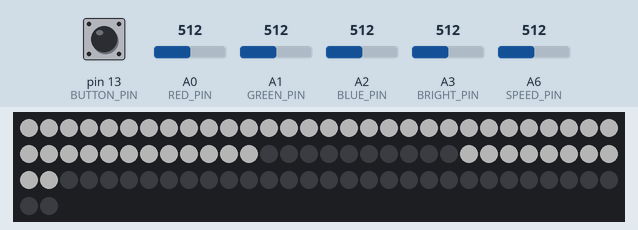
Bench run of a sketch on a simulated Arduino Nano, built with avr-gcc and run on an emulated ATmega328P. Parts: 92 RGB LEDs in strip order, left to right, continuing on the next row. Inputs (shaded band) come from the test bench; at power-on: A0 (RED_PIN) = 512, A1 (GREEN_PIN) = 512, A2 (BLUE_PIN) = 512, pin 13 (BUTTON_PIN) HIGH, A6 (SPEED_PIN) = 512, A3 (BRIGHT_PIN) = 512. Dim RGB values are drawn brighter than linear; random numbers use the default seed unless the sketch sets one; EEPROM starts erased.

Above: at 1.2 s.
1.3 s: A0 (RED_PIN) set to 716
At 2.1 s:
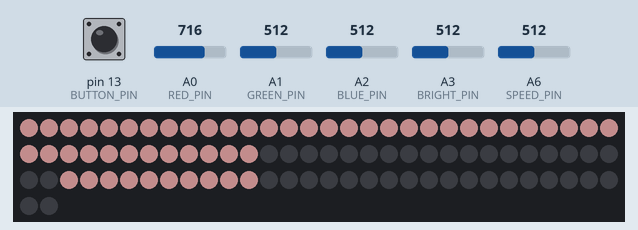
4.3 s: A1 (GREEN_PIN) set to 716
At 5.4 s:
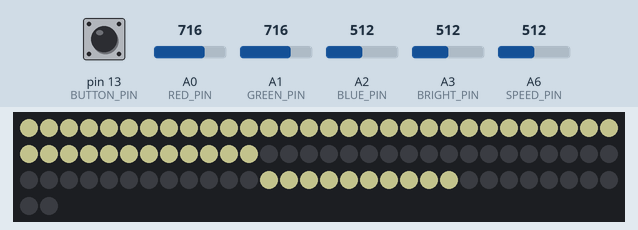
7.3 s: A2 (BLUE_PIN) set to 306
At 8.7 s:
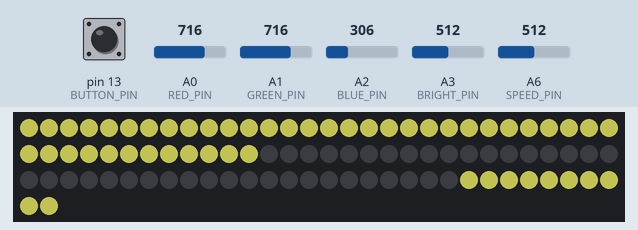
10.3 s: A0 (RED_PIN) set to 992
At 12.1 s:
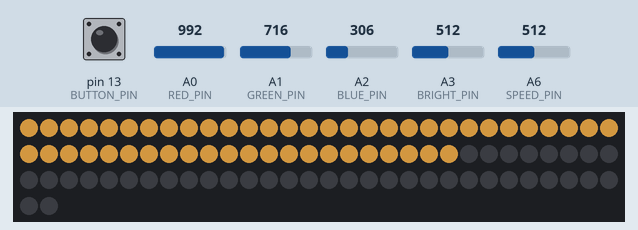
13.3 s: pin 13 (BUTTON_PIN) pulled LOW for 0.2 s
At 14.58 s:
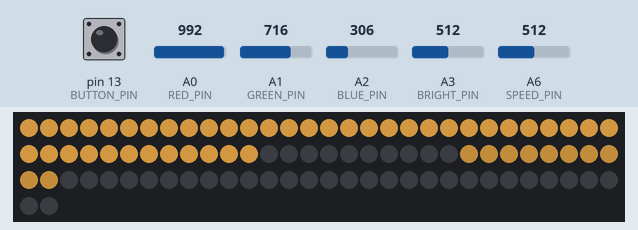
16.5 s: A6 (SPEED_PIN) set to 992
Timing chart, 0 to 19.5 s (numbered marks = the images above; inputs shaded):
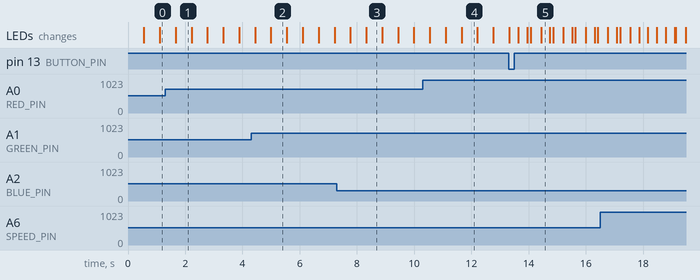

The sketch:

arduino.ino
```cpp
#include <Adafruit_NeoPixel.h>
#include <EEPROM.h>

#define LED_PIN      7
#define BUTTON_PIN   13
#define NUM_LEDS     92

#define RED_PIN      A0
#define GREEN_PIN    A1
#define BLUE_PIN     A2
#define BRIGHT_PIN   A3
#define SPEED_PIN    A6

Adafruit_NeoPixel strip(NUM_LEDS, LED_PIN, NEO_GRB + NEO_KHZ800);

const uint8_t groupStarts[] = {0, 42, 52, 62, 72, 82};
const uint8_t groupEnds[]   = {41, 51, 61, 71, 81, 91};

#define NUM_MODES 3
/*
  Modes:
  0 - Blink groups 2–6 (Group 1 always on)
  1 - Fade groups 2–6 (Group 1 always on)
  2 - Crossfade groups 2–6 (Group 1 always on)
*/

uint8_t currentMode = 0;
unsigned long lastButtonPress = 0;
bool lastButtonState = HIGH;

unsigned long lastUpdate = 0;
int animationStep = 0;

int randomOrder[6];

void setup() {
  strip.begin();
  strip.show();
  pinMode(BUTTON_PIN, INPUT_PULLUP);

  EEPROM.get(0, currentMode);
  if (currentMode >= NUM_MODES) currentMode = 0;

  randomSeed(analogRead(A5));
  shuffleOrder(1, 5);
  Serial.begin(9600);
}

void loop() {
  handleButton();
  updateAnimation();
}

void handleButton() {
  bool buttonState = digitalRead(BUTTON_PIN);
  if (buttonState == LOW && lastButtonState == HIGH && millis() - lastButtonPress > 300) {
    currentMode = (currentMode + 1) % NUM_MODES;
    EEPROM.put(0, currentMode);
    lastButtonPress = millis();
    animationStep = 0;
  }
  lastButtonState = buttonState;
}

void shuffleOrder(int startIdx, int endIdx) {
  int size = endIdx - startIdx + 1;
  for (int i = 0; i < size; i++) {
    randomOrder[i] = startIdx + i;
  }
  for (int i = size - 1; i > 0; i--) {
    int j = random(i + 1);
    int temp = randomOrder[i];
    randomOrder[i] = randomOrder[j];
    randomOrder[j] = temp;
  }
}

void updateAnimation() {
  uint8_t red = analogRead(RED_PIN) / 4;
  uint8_t green = analogRead(GREEN_PIN) / 4;
  uint8_t blue = analogRead(BLUE_PIN) / 4;
  float brightness = analogRead(BRIGHT_PIN) / 1023.0;
  int speed = map(analogRead(SPEED_PIN), 0, 1023, 100, 1000);

  unsigned long now = millis();
  if (now - lastUpdate < speed) return;
  lastUpdate = now;

  strip.clear();

  bool fade = currentMode == 1;
  bool isCrossfade = currentMode == 2;
  int startIndex = 1;
  int endIndex = 5;

  int groupIndex = startIndex + animationStep;
  int nextGroup = (groupIndex + 1 > endIndex) ? startIndex : groupIndex + 1;

  fillGroup(0, red, green, blue, brightness); // Group 1 always on

  if (isCrossfade) {
    for (float t = 0; t <= 1.0; t += 0.02) {
      fillGroup(0, red, green, blue, brightness); // Keep Group 1 always on during crossfade
      float tOut = 1.0 - t;
      float tIn = t;
      fillGroup(groupIndex, red * tOut, green * tOut, blue * tOut, brightness * tOut);
      fillGroup(nextGroup, red * tIn, green * tIn, blue * tIn, brightness * tIn);
      strip.show();
      delay(15);
    }
  }
  else if (fade) {
    for (float t = 0; t <= 1.0; t += 0.05) {
      fillGroup(0, red, green, blue, brightness); // Keep Group 1 always on
      fillGroup(groupIndex, red * t, green * t, blue * t, brightness * t);
      strip.show();
      delay(15);
    }
    for (float t = 1.0; t >= 0.0; t -= 0.05) {
      fillGroup(0, red, green, blue, brightness); // Keep Group 1 always on
      fillGroup(groupIndex, red * t, green * t, blue * t, brightness * t);
      strip.show();
      delay(15);
    }
  }
  else {
    fillGroup(groupIndex, red, green, blue, brightness);
    strip.show();
    delay(speed);
  }

  animationStep++;
  if (animationStep > (endIndex - startIndex)) {
    animationStep = 0;
  }
}

void fillGroup(uint8_t groupIndex, float r, float g, float b, float brightness) {
  r *= brightness;
  g *= brightness;
  b *= brightness;
  for (int i = groupStarts[groupIndex]; i <= groupEnds[groupIndex]; i++) {
    strip.setPixelColor(i, strip.Color(r, g, b));
  }
}
```

Measured:
- what the display in image 1 shows lasts 0.5 s, from 1.7 s to 2.2 s
